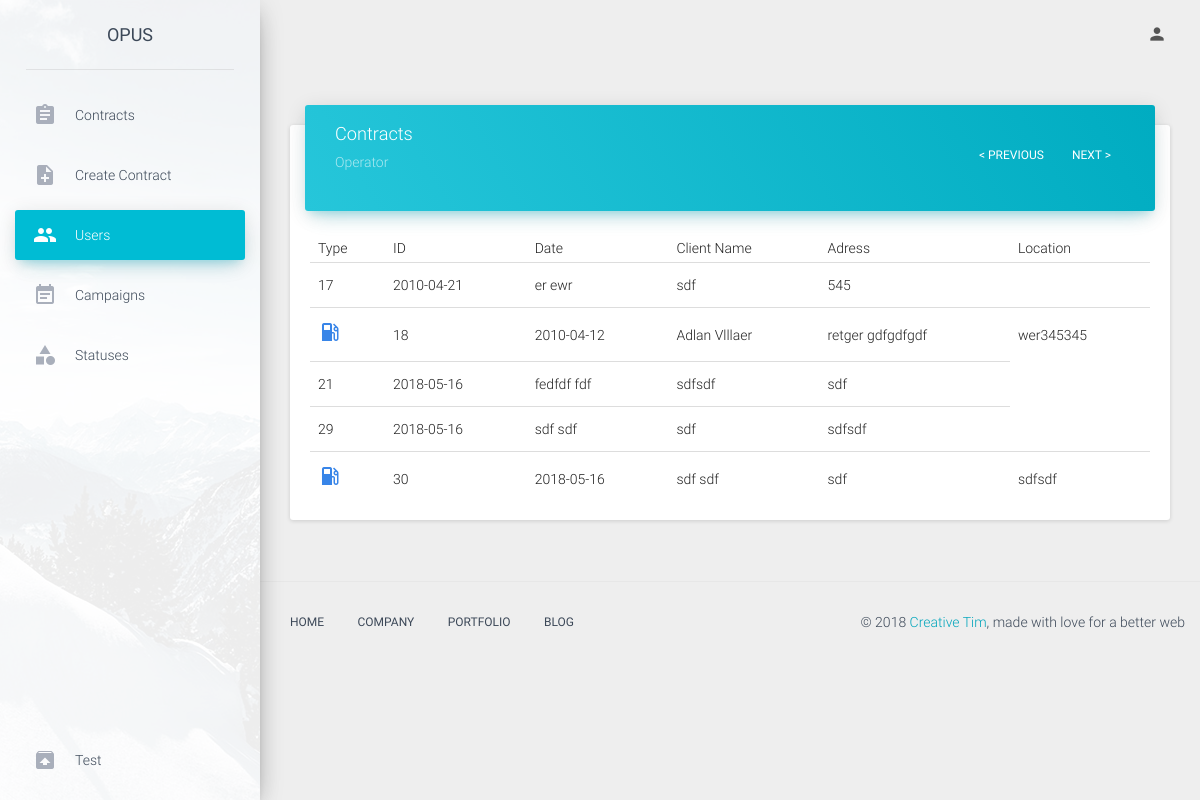
Page /admin/viewUser/12 (signed in) on the committed database.
### tables this page shows
CREATE TABLE `contracts` (
  `contract_id` int(11) NOT NULL,
  `contract_type` enum('electricity','gas','dual') NOT NULL,
  `proposal_number` varchar(50) NOT NULL,
  `date` date NOT NULL,
  `ugm_cb` enum('true','false') NOT NULL DEFAULT 'false',
  `analisi_cb` enum('true','false') NOT NULL DEFAULT 'false',
  `iniziative_cb` enum('true','false') NOT NULL DEFAULT 'false',
  `toponimo` enum('via') NOT NULL,
  `address` text NOT NULL,
  `civico` varchar(30) NOT NULL,
  `price` varchar(50) NOT NULL,
  `location` varchar(100) NOT NULL,
  `ubicazione_fornitura` enum('resident','non_resident') NOT NULL,
  `domicillazione_documenti_fatture` enum('residenza','ubicazione_fornitura','altro') NOT NULL,
  `listino` varchar(50) NOT NULL,
  `richiede_gas_naturale` enum('true','false') NOT NULL,
  `request_type` varchar(50) NOT NULL,
  `pdr` varchar(50) NOT NULL,
  `fornitore_uscente` varchar(50) NOT NULL,
  `consume_annuo` varchar(50) NOT NULL,
  `tipo_riscaldamento` enum('true','false') NOT NULL,
  `tipo_cottura_acqua` enum('true','false') NOT NULL,
  `fature_via_email` enum('true','false') NOT NULL,
  `operator` int(11) NOT NULL COMMENT 'user id',
  `status` int(11) NOT NULL DEFAULT '1' COMMENT 'status id',
  `cancellation_reason` varchar(100) NOT NULL,
  `gender` enum('male','female') NOT NULL,
  `rag_sociale` text NOT NULL,
  `first_name` varchar(50) NOT NULL,
  `last_name` varchar(50) NOT NULL,
  `bussines_name` varchar(50) NOT NULL,
  `client_type` enum('personal') NOT NULL,
  `tel_number` varchar(30) NOT NULL,
  `alt_number` varchar(30) NOT NULL,
  `cel_number` varchar(30) NOT NULL,
  `cel_number2` varchar(30) NOT NULL,
  `cel_number3` varchar(30) NOT NULL,
  `email` varchar(50) NOT NULL,
  `alt_email` varchar(50) NOT NULL,
  `birth_nation` varchar(50) NOT NULL,
  `vat_number` varchar(50) NOT NULL,
  `partita_iva` varchar(50) NOT NULL,
  `birth_date` date NOT NULL,
  `birth_municipality` varchar(50) NOT NULL,
  `document_type` enum('id_card','passport') NOT NULL,
  `document_number` varchar(100) NOT NULL,
  `document_date` date NOT NULL,
  `iban_code` varchar(50) NOT NULL,
  `iban_accounthoder` varchar(50) NOT NULL,
  `iban_fiscal_code` varchar(50) NOT NULL,
  `payment_type` enum('postal','cc') NOT NULL,
  `note` text NOT NULL
);

### application/core/controller.php (called while the page is built, shortened)
<?php
class Controller
{
    public $db = null;
    private function openDatabaseConnection()
    {
        $options = array(PDO::ATTR_DEFAULT_FETCH_MODE => PDO::FETCH_OBJ, PDO::ATTR_ERRMODE => PDO::ERRMODE_WARNING);
        $this->db = new PDO(DB_TYPE . ':host=' . DB_HOST . ';dbname=' . DB_NAME . ';charset=' . DB_CHARSET, DB_USER, DB_PASS, $options);
    }
    public function loadModel()
    {
        require APP . 'model/model.php';
        $this->model = new Model($this->db);
    }
}

### application/controller/admin.php (called while the page is built, shortened)
<?php
class admin extends Controller
{
    public function viewUser($user_id){
        $contracts=$this->model->getContractsByUser($user_id);
        require APP . 'view/admin/header.php';
        require APP . 'view/admin/viewUser.php';
        require APP . 'view/admin/footer.php';
    }
}

### public/index.php (called while the page is built, shortened)
<?php
require APP . 'core/application.php';
require APP . 'core/controller.php';
$app = new Application();

### application/model/model.php (called while the page is built, shortened)
<?php
class Model
{
    function __construct($db)
    {
        try {
            $this->db = $db;
        } catch (PDOException $e) {
            exit('Database connection could not be established.');
        }
    }
    public function getContractsByUser($user_id ){
        $page=(int)(isset($_GET['page'])? $_GET['page']:0);
        $limiter=30;
        $pager=$limiter*$page;
        $sql='SELECT * FROM contracts WHERE operator=:user_id LIMIT :pager, :limiter ';
        $query = $this->db->prepare($sql);
        $query->bindParam(':pager', $pager, PDO::PARAM_INT);
        $query->bindParam(':limiter', $limiter, PDO::PARAM_INT);
        $query->bindParam(':user_id', $user_id, PDO::PARAM_INT);
        $query->execute();
        return $query->fetchAll();
    }
}

### application/view/admin/viewUser.php (the view, shortened to what this page needs)
<div class="content">
    <div class="container-fluid">
        <div class="row">
            <div class="col-md-12">
                <div class="card">
                    <div class="card-header row" data-background-color="blue">
                        <div class="col-md-8">
                            <h4 class="title">Contracts</h4>
                             <p class="category">Operator</p>
                         </div>
                        <div class="col-md-4">
                            <div class="dataTables_paginate paging_full_numbers" id="datatables_paginate" style="float: right;">
                                <ul class="pagination">
                                    <li class="paginate_button page-item next" id="datatables_next">
                                        <a href="<?php if(isset($_GET['page'])){ if($_GET['page']<1){ } else { echo'?page='.($_GET['page']-1); } } else {  } ?>" aria-controls="datatables"  tabindex="0" class="page-link"  >< Previous</a>
                                    </li>
                                    <li class="paginate_button page-item last" id="datatables_last">
                                        <a href="?page=<?=(int)(isset($_GET['page'])? $_GET['page']+1:1);?>" aria-controls="datatables"  tabindex="0" class="page-link">Next ></a>
                                    </li>
                                </ul>
                            </div>
                        </div>
                    </div>
                    <div class="card-content table-responsive">
                        <table class="table table-hover">
                            <thead>
                                <th>Type</th>
                                <th>ID</th>
                                <th>Date</th>
                                <th>Client Name</th>
                                <th>Adress</th>
                                <th>Location</th>
                            </thead>
                            <tbody>
                                <?php
                                    $output='';
                                    foreach ($contracts as $contract) {
                                        $output.='<tr>';
                                                    if ($contract->contract_type=='gas') {
                                                        $output.='<td><i style="color:#ded00f" class="material-icons">battery_charging_full</i></td>';
                                                    }elseif ($contract->contract_type=='electricity') {
                                                        $output.='<td><i style="color:#3885e8" class="material-icons">local_gas_station</i></td>';
                                                    }
                                        $output.='<td>'.$contract->contract_id.'</td>
                                                    <td>'.$contract->date.'</td>
                                                    <td>'.$contract->first_name.' '.$contract->last_name.'</td>
                                                    <td>'.$contract->address.'</td>
                                                    <td>'.$contract->location.'</td>';
                                        $output.='</tr>';
                                    }
                                    echo $output;
                                 ?>
                            </tbody>
                        </table>
                    </div>
                </div>
            </div>
        </div>
    </div>
</div>

### application/core/application.php (shortened to what this page needs)
<?php
class Application
{
    private $url_controller = null;
    private $url_action = null;
    private $url_params = array();
    public function __construct()
    {
        if (!$this->url_controller) {
            require APP . 'controller/home.php';
            $page = new Home();
            $page->index();
        } elseif (file_exists(APP . 'controller/' . $this->url_controller . '.php')) {
            $this->url_controller = new $this->url_controller();
            if (method_exists($this->url_controller, $this->url_action)) {
                if (!empty($this->url_params)) {
                    call_user_func_array(array($this->url_controller, $this->url_action), $this->url_params);
                } else {
                    $this->url_controller->{$this->url_action}();
                }
            }
        } else {
            header('location: ' . URL . 'problem');
        }
    }
    private function splitUrl()
    {
        if (isset($_GET['url'])) {
            $url = trim($_GET['url'], '/');
            $url = filter_var($url, FILTER_SANITIZE_URL);
            $url = explode('/', $url);
            $this->url_controller = isset($url[0]) ? $url[0] : null;
            $this->url_action = isset($url[1]) ? $url[1] : null;
            unset($url[0], $url[1]);
            $this->url_params = array_values($url);
        }
    }
}

### application/view/admin/header.php (shortened to what this page needs)
<!doctype html>
<html lang="en">
<head>
    <link href="<?php echo URL; ?>assets/css/bootstrap.min.css" rel="stylesheet" />
    <link href="<?php echo URL; ?>assets/css/material-dashboard.css?v=1.2.0" rel="stylesheet" />
    <link href="<?php echo URL; ?>assets/css/demo.css" rel="stylesheet" />
    <link href="<?php echo URL; ?>assets/css/font-awesome.min.css" rel="stylesheet" />
    <link href="<?php echo URL; ?>assets/css/material-icons.css" rel="stylesheet" />
    <link rel="stylesheet" type="text/css" href="<?php echo URL;?>assets/css/dropzone.css" />
    <link rel="stylesheet" type="text/css" href="<?php echo URL; ?>assets/css/daterangepicker.css" />
</head>
<body>
    <div class="wrapper">
        <div class="sidebar" data-color="blue" data-image="<?php echo URL; ?>assets/img/sidebar-1.jpg">
            <div class="logo">
                <a href="<?=URL;?>" class="simple-text">
                    OPUS
                </a>
            </div>
            <div class="sidebar-wrapper">
                <ul class="nav">
                    <li class="contractsNav">
                        <a href="<?=URL.$_SESSION['role'].'/contracts';?>">
                            <i class="material-icons">assignment</i>
                            <p>Contracts</p>
                        </a>
                    </li>
                    <li class="createContractNav">
                        <a href="<?=URL.$_SESSION['role'].'/createContract';?>">
                            <i class="material-icons">note_add</i>
                            <p>Create Contract</p>
                        </a>
                    </li>
                    <li class="usersNav">
                        <a href="<?=URL.$_SESSION['role'].'/users';?>">
                            <i class="material-icons">group</i>
                            <p>Users</p>
                        </a>
                    </li>
                    <li class="">
                        <a href="<?=URL.$_SESSION['role'].'/users';?>">
                            <i class="material-icons">event_note</i>
                            <p>Campaigns</p>
                        </a>
                    </li>
                    <li class="statusNav">
                        <a href="<?=URL.$_SESSION['role'].'/statuses';?>">
                            <i class="material-icons">category</i>
                            <p>Statuses</p>
                        </a>
                    </li>
                    <li class="active-pro">
                        <a href="upgrade.html">
                            <i class="material-icons">unarchive</i>
                            <p>Test</p>
                        </a>
                    </li>
                </ul>
            </div>
        </div>
        <div class="main-panel">
            <nav class="navbar navbar-transparent navbar-absolute">
                <div class="container-fluid">
                    <div class="navbar-header">
                        <a class="navbar-brand" href="#">  </a>
                    </div>
                    <div class="collapse navbar-collapse">
                        <ul class="nav navbar-nav navbar-right">
                            <li class="dropdown">
                                <a class="dropdown-toggle" style="cursor: pointer;" data-toggle="dropdown">
                                    <i class="material-icons">person</i>
                                </a>
                            </li>
                        </ul>
                    </div>
                </div>
            </nav>

### application/view/admin/footer.php (shortened to what this page needs)
 <footer class="footer">
                <div class="container-fluid">
                    <nav class="pull-left">
                        <ul>
                            <li>
                                <a href="#">
                                    Home
                                </a>
                            </li>
                            <li>
                                <a href="#">
                                    Company
                                </a>
                            </li>
                            <li>
                                <a href="#">
                                    Portfolio
                                </a>
                            </li>
                            <li>
                                <a href="#">
                                    Blog
                                </a>
                            </li>
                        </ul>
                    </nav>
                    <p class="copyright pull-right">
                        &copy;
                        <a href="http://www.creative-tim.com">Creative Tim</a>, made with love for a better web
                    </p>
                </div>
            </footer>
        </div>
    </div>
</body>
</html>

### public/assets/css/demo.css (style rules this page uses)
@media (min-width: 992px) { .sidebar .nav>li.active-pro { position: absolute; width: 100%; bottom: 10px; } }

### rows in the picture
contracts: contract_id "17", date "2010-04-21", first_name "er", last_name "ewr", address "sdf", location "545"
contracts: contract_type "electricity" (drawn), contract_id "18", date "2010-04-12", first_name "Adlan", last_name "Vlllaer", address "retger gdfgdfgdf", location "wer345345"
contracts: contract_id "21", date "2018-05-16", first_name "fedfdf", last_name "fdf", address "sdfsdf", location "sdf"
contracts: contract_id "29", date "2018-05-16", first_name "sdf", last_name "sdf", address "sdf", location "sdfsdf"
contracts: contract_type "electricity" (drawn), contract_id "30", date "2018-05-16", first_name "sdf", last_name "sdf", address "sdf", location "sdfsdf"
